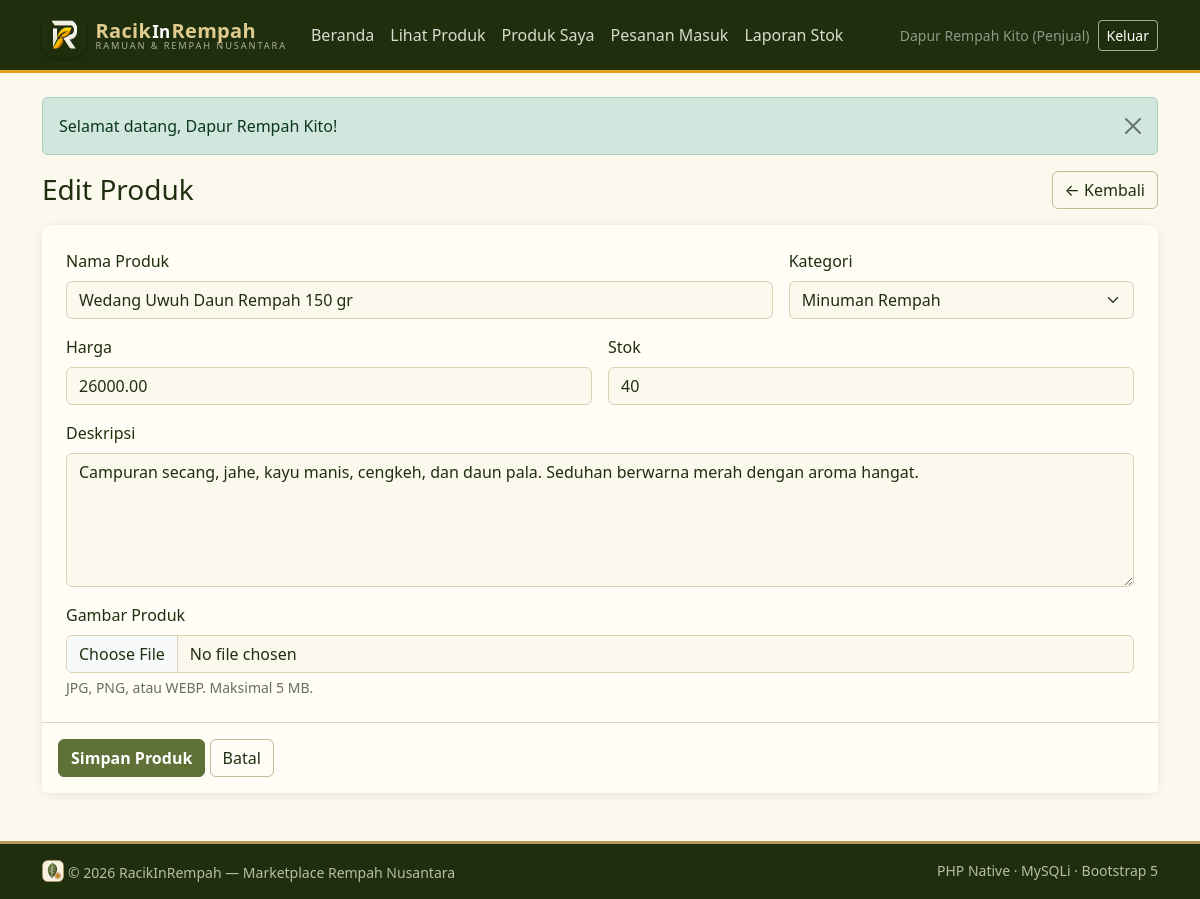
The page /admin/produk_form.php?id=3 (signed in) on the database its author committed.
### tables this page shows
CREATE TABLE produk (
  id_produk   INT UNSIGNED NOT NULL AUTO_INCREMENT,
  id_kategori INT UNSIGNED NULL,
  id_penjual  INT UNSIGNED NOT NULL,
  nama_produk VARCHAR(150) NOT NULL,
  deskripsi   TEXT NULL,
  harga       DECIMAL(12,2) NOT NULL,
  stok        INT UNSIGNED NOT NULL DEFAULT 0,
  gambar      VARCHAR(255) NULL,
  created_at  TIMESTAMP NOT NULL DEFAULT CURRENT_TIMESTAMP,
  PRIMARY KEY (id_produk),
  KEY idx_produk_kategori (id_kategori),
  KEY idx_produk_penjual (id_penjual),
  CONSTRAINT fk_produk_kategori FOREIGN KEY (id_kategori)
    REFERENCES kategori (id_kategori) ON DELETE SET NULL ON UPDATE CASCADE,
  CONSTRAINT fk_produk_penjual FOREIGN KEY (id_penjual)
    REFERENCES users (id_user) ON DELETE CASCADE ON UPDATE CASCADE
);

CREATE TABLE kategori (
  id_kategori   INT UNSIGNED NOT NULL AUTO_INCREMENT,
  nama_kategori VARCHAR(80) NOT NULL,
  PRIMARY KEY (id_kategori),
  UNIQUE KEY uq_kategori_nama (nama_kategori)
);

### includes/init.php (called while the page is built, shortened)
<?php
function e(mixed $value): string
{
    return htmlspecialchars((string) $value, ENT_QUOTES | ENT_SUBSTITUTE, 'UTF-8');
}
function query(mysqli $db, string $sql, string $types = '', array $params = []): mysqli_stmt
{
    $stmt = $db->prepare($sql);
    if ($types !== '') {
        $stmt->bind_param($types, ...$params);
    } elseif ($params) {
        throw new InvalidArgumentException('Parameter diberikan tanpa tipe bind.');
    }
    $stmt->execute();
    return $stmt;
}
function rows(mysqli $db, string $sql, string $types = '', array $params = []): array
{
    $stmt = query($db, $sql, $types, $params);
    $result = $stmt->get_result();
    $data = $result->fetch_all(MYSQLI_ASSOC);
    return $data;
}
function row(mysqli $db, string $sql, string $types = '', array $params = []): ?array
{
    $stmt = query($db, $sql, $types, $params);
    $result = $stmt->get_result();
    $data = $result->fetch_assoc() ?: null;
    return $data;
}
function current_user(): ?array
{
    return isset($_SESSION['user']) && is_array($_SESSION['user'])
        ? $_SESSION['user']
        : null;
}
function require_login(): array
{
    $u = current_user();
    return $u;
}
function require_role(array $roles): array
{
    $u = require_login();
    return $u;
}

### admin/produk_form.php (the view, shortened to what this page needs)
<?php
require __DIR__ . '/../includes/init.php';
$u = require_role(['penjual']);
$id = (int) ($_GET['id'] ?? $_POST['id'] ?? 0);
$produk = null;
if ($id > 0) {
    $produk = row(
        $db,
        'SELECT * FROM produk WHERE id_produk = ? AND id_penjual = ?',
        'ii',
        [$id, $u['id_user']]
    );
}
$kategori = rows($db, 'SELECT id_kategori, nama_kategori FROM kategori ORDER BY nama_kategori');
$in = [
    'nama_produk' => $produk['nama_produk'] ?? '',
    'id_kategori' => (int) ($produk['id_kategori'] ?? 0),
    'deskripsi' => $produk['deskripsi'] ?? '',
    'harga' => $produk['harga'] ?? '',
    'stok' => $produk['stok'] ?? 0,
];
$judul = $id > 0 ? 'Edit Produk' : 'Tambah Produk';
include __DIR__ . '/../includes/header.php';
?>
<div class="d-flex justify-content-between align-items-center mb-3">
    <h1 class="h3 mb-0"><?= e($judul) ?></h1>
    <a href="<?= BASE_URL ?>/admin/produk.php" class="btn btn-outline-secondary">← Kembali</a>
</div>
<form method="post" enctype="multipart/form-data" class="card shadow-sm border-0">
    <div class="card-body p-4">
        <div class="row g-3">
            <div class="col-md-8">
                <label class="form-label" for="nama_produk">Nama Produk</label>
                <input class="form-control" id="nama_produk" name="nama_produk" value="<?= e($in['nama_produk']) ?>" maxlength="150" required>
            </div>
            <div class="col-md-4">
                <label class="form-label" for="id_kategori">Kategori</label>
                <select class="form-select" id="id_kategori" name="id_kategori" required>
                    <?php foreach ($kategori as $k): ?>
                        <option value="<?= (int) $k['id_kategori'] ?>" <?= (int) $in['id_kategori'] === (int) $k['id_kategori'] ? 'selected' : '' ?>><?= e($k['nama_kategori']) ?></option>
                    <?php endforeach; ?>
                </select>
            </div>
            <div class="col-md-6">
                <label class="form-label" for="harga">Harga</label>
                <input type="number" class="form-control" id="harga" name="harga" value="<?= e($in['harga']) ?>" min="0" step="0.01" required>
            </div>
            <div class="col-md-6">
                <label class="form-label" for="stok">Stok</label>
                <input type="number" class="form-control" id="stok" name="stok" value="<?= (int) $in['stok'] ?>" min="0" required>
            </div>
            <div class="col-12">
                <label class="form-label" for="deskripsi">Deskripsi</label>
                <textarea class="form-control" id="deskripsi" name="deskripsi" rows="5" maxlength="5000"><?= e($in['deskripsi']) ?></textarea>
            </div>
            <div class="col-12">
                <label class="form-label" for="gambar">Gambar Produk</label>
                <input type="file" class="form-control" id="gambar" name="gambar" accept="image/jpeg,image/png,image/webp">
                <div class="form-text">JPG, PNG, atau WEBP. Maksimal 5 MB.</div>
            </div>
        </div>
    </div>
    <div class="card-footer bg-white p-3">
        <button class="btn btn-brand">Simpan Produk</button>
        <a href="<?= BASE_URL ?>/admin/produk.php" class="btn btn-outline-secondary">Batal</a>
    </div>
</form>
<?php include __DIR__ . '/../includes/footer.php'; ?>

### assets/style.css (style rules this page uses)
:root { --jerami: #B99A5C; --vanila: #DFCB8F; --belukar: #5F7136; --lumut: #1F2F0E; --putih: #FBF8EE; --belukar-deep: #3d4f22; --vanila-soft: #EDE5C8; --garis: #DCD3B4; --belukar-dark: #4b5a2a; --jerami-hover: #cdb06f; --bs-body-bg: var(--putih); --bs-body-color: var(--lumut); --bs-secondary-color: rgba(31, 47, 14, .68); --bs-border-color: var(--garis); --bs-link-color: var(--belukar); --bs-link-hover-color: var(--lumut); }
body { background-color: var(--putih); color: var(--lumut); }
a { color: var(--belukar); }
.btn-brand { background-color: var(--belukar); border-color: var(--belukar); color: #fff; font-weight: 600; }
.btn-outline-secondary { --bs-btn-color: var(--lumut); --bs-btn-border-color: #c4bb98; --bs-btn-hover-bg: var(--vanila-soft); --bs-btn-hover-color: var(--lumut); --bs-btn-hover-border-color: var(--jerami); }
.card { --bs-card-bg: #fffdf6; --bs-card-border-color: var(--garis); }
.bg-white { background-color: #fffdf6 !important; }
.shadow-sm { box-shadow: 0 2px 8px rgba(31, 47, 14, .10) !important; }
.form-control::placeholder { color: rgba(31, 47, 14, .45); }
:root { --kunyit: #E3A21A; --kunyit-hover: #f0b438; --kayu-manis: #9C5A2E; --cabai: #B5382A; }
.card, .table-responsive, .promo-hint { border-radius: .75rem; }

### rows shown on the page
produk: nama_produk "Wedang Uwuh Daun Rempah 150 gr", id_kategori "Minuman Rempah", harga "26000.00", stok "40", deskripsi "Campuran secang, jahe, kayu manis, cengkeh, dan daun pala. Seduhan berwarna merah dengan aroma hangat."

### other values the page prints
$u['nama'] "Dapur Rempah Kito"
$u['role'] "Penjual"
$pesan "Selamat datang, Dapur Rempah Kito!"
$judul "Edit Produk"
